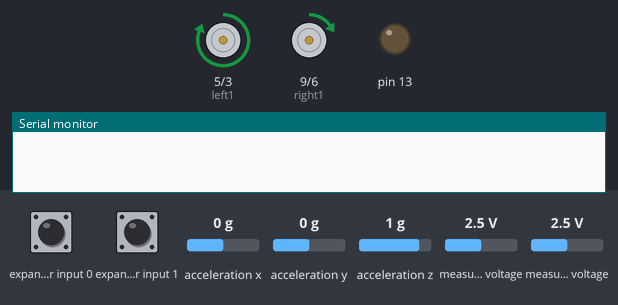
Bench run of a sketch on a simulated Arduino Uno, built with avr-gcc and run on an emulated ATmega328P. Shown: motor-driver pin pairs drawn as motors (green arrow = first pin HIGH = forward, orange = second pin HIGH = backward, longer = more drive), output pins drawn as LEDs (lit = HIGH), the last lines printed to the serial monitor. Wiring (inferred from the names in the program): Wii Nunchuk at I2C address 0x52. Inputs (shaded band) come from the test bench; at power-on: measured voltage 2.5 V, expander input 0 HIGH, acceleration x 0 g, acceleration y 0 g, expander input 1 HIGH, acceleration z 1 g.

Above: at 1.2 s.
1.3 s: measured voltage (sensor 200) set to 0.1 V
At 2.0 s:
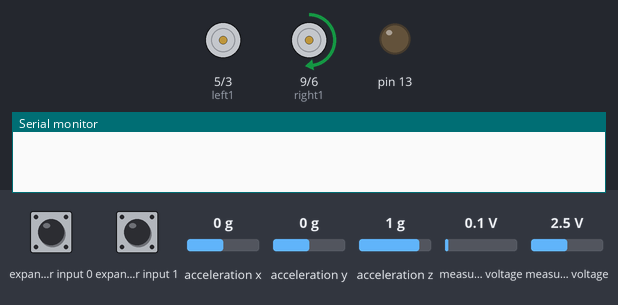
2.8 s: measured voltage (sensor 201) set to 0.1 V
At 3.9 s:
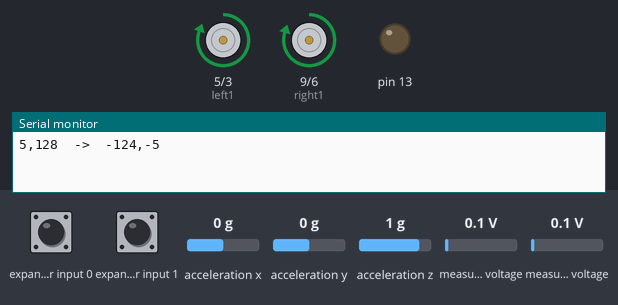
4.3 s: expander input 0 pulled LOW for 0.15 s
At 4.7 s:
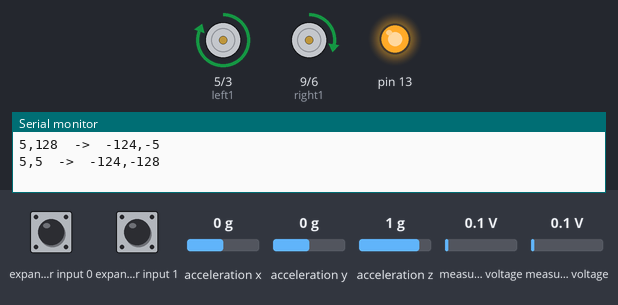
5.9 s: acceleration x set to -0.2 g
At 6.8 s:
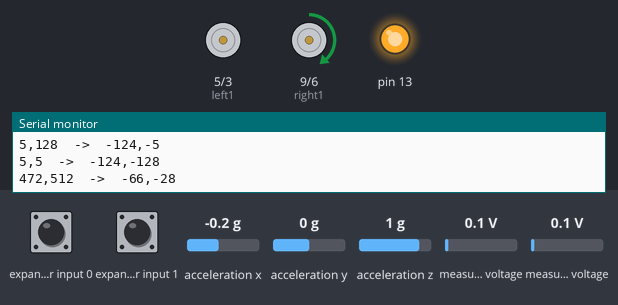
7.4 s: acceleration y set to -0.3 g
At 8.6 s:
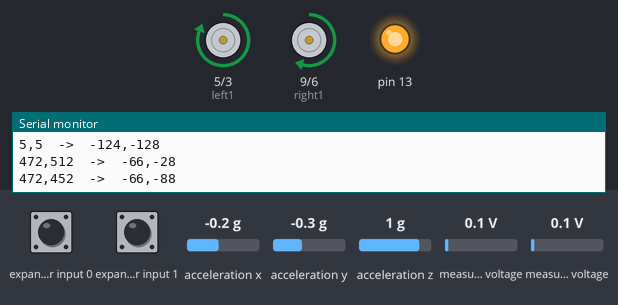
8.9 s: acceleration x set to -0.5 g
At 9.5 s:
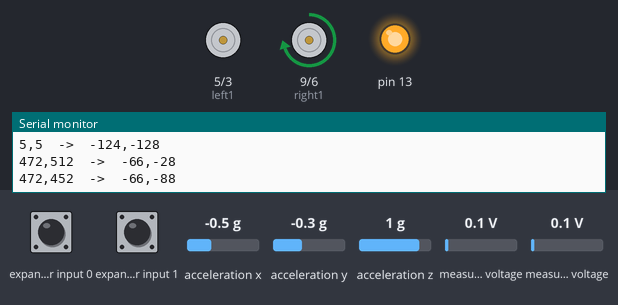
Timing chart, 0 to 11.4 s (numbered marks = the images above; inputs shaded):
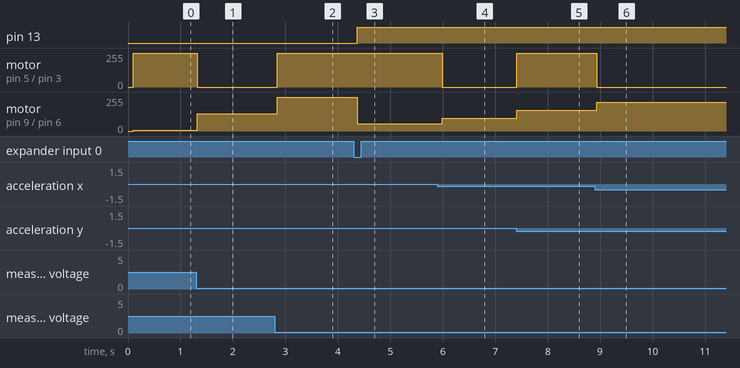

Measured:
- the behaviour switches between 0 and -0.1 g on acceleration x (found by bisection; images 3 and 4)
- the behaviour switches between -0.1 and -0.2 g on acceleration y (found by bisection; images 4 and 5)
- the behaviour switches between -0.3 and -0.4 g on acceleration x (found by bisection; images 5 and 6)
- after the input at 1.3 s, motor on pin 5 (left1) / pin 3 (left2): forward 255/255 → stopped at once; motor on pin 9 (right1) / pin 6 (right2): forward 6/255 → forward 129/255 at once
- after the input at 2.8 s, motor on pin 5 (left1) / pin 3 (left2): stopped → forward 255/255 at once; motor on pin 9 (right1) / pin 6 (right2): forward 129/255 → forward 252/255 at once
- after the input at 4.3 s, pin 13: LOW → HIGH after 0.07 s; motor on pin 9 (right1) / pin 6 (right2): forward 252/255 → forward 54/255 after 0.07 s
- after the input at 5.9 s, motor on pin 5 (left1) / pin 3 (left2): forward 255/255 → stopped after 0.09 s; motor on pin 9 (right1) / pin 6 (right2): forward 54/255 → forward 94/255 after 0.09 s
- after the input at 7.4 s, motor on pin 5 (left1) / pin 3 (left2): stopped → forward 255/255 at once; motor on pin 9 (right1) / pin 6 (right2): forward 94/255 → forward 154/255 at once
- after the input at 8.9 s, motor on pin 5 (left1) / pin 3 (left2): forward 255/255 → stopped at once; motor on pin 9 (right1) / pin 6 (right2): forward 154/255 → forward 214/255 at once

The sketch:

Wii_Ardubot.ino
```cpp
/*
 (Copy and paste)
 Sparkfun Ardubot + Nunchuck adapter + wireless Nunchuck controller from Logic3

 Adapted from :
 http://www.arduino.cc/cgi-bin/yabb2/YaBB.pl?num=1259091426

 Right motor is controlled by pin 9 and pin 6,
 Left motor is controlled by pin 5 and pin 3

 Nunchuck receiver power is connected to Arduino +3.3v and GND
 SDA (data line) is connected to Arduino analog input pin 4,
 SCL (clock line) is connected to Arduino analog input pin 5.

 Button "Z" is used to switch between joystick (default) control and accelerometer control

 // read out a Wii Nunchuck controller
 // adapted to work with wireless Nunchuck controllers of third party vendors by Michael Dreher <michael@5dot1.de>
 // use "The New Way" of initialization
 <http://wiibrew.org/wiki/Wiimote#The_New_Way>

 */

const byte WII_IDENT_LEN = 6;
const byte WII_TELEGRAM_LEN = 6;
const byte WII_NUNCHUCK_TWI_ADR = 0x52;

const byte right1 = 9; // Right motor control 1
const byte right2 = 6; // Right motor control 2

const byte left1 = 5; // Left motor control 1
const byte left2 = 3; // Left motor control 2

//const byte joy_x_mid = 133;    // Sample value
//const byte joy_y_mid = 130;    // Sample value
const byte joy_x_mid = 129;
const byte joy_y_mid = 133;

const int acc_x_mid = 538;
const int acc_y_mid = 540;

int button_state = 1; // variable for reading the Z-button status
int led_state = 0;    // variable containing LED status
int change = 0;
int loop_counter = 0;

#include <Wire.h>

byte outbuf[WII_TELEGRAM_LEN]; // array to store arduino output
int cnt = 0;

void setup()
{

  Wire.begin(); // initialize i2c

  pinMode(right1, OUTPUT);
  pinMode(right2, OUTPUT);
  pinMode(left1, OUTPUT);
  pinMode(left2, OUTPUT);
  pinMode(13, OUTPUT);
  Serial.begin(9600);

  nunchuck_init(0); // send the initialization handshake
}

// params:
// timeout: abort when timeout (in ms) expires, 0 for unlimited timeout
// return: 0 == ok, 1 == timeout
byte nunchuck_init(unsigned short timeout)
{
  byte rc = 1;
  unsigned long time = millis();
  do
  {
    Wire.beginTransmission(WII_NUNCHUCK_TWI_ADR); // transmit to device 0x52
    Wire.write((byte)0xF0); // sends memory address
    Wire.write((byte)0x55); // sends data.
    if(Wire.endTransmission() == 0) // stop transmitting
    {
      Wire.beginTransmission(WII_NUNCHUCK_TWI_ADR); // transmit to device 0x52
      Wire.write((byte)0xFB); // sends memory address
      Wire.write((byte)0x00); // sends sent a zero.
      if(Wire.endTransmission() == 0) // stop transmitting
      {
        rc = 0;
      }
    }
  }
  while (rc != 0 && (!timeout || ((millis() - time) < timeout)));
  return rc;
}


void clearTwiInputBuffer(void)
{
  // clear the receive buffer from any partial data
  while( Wire.available())
    Wire.read();
}


void send_zero ()
{
  // I don't know why, but it only works correct when doing this exactly 3 times
  // otherwise only each 3rd call reads data from the controller (cnt will be 0 the other times)
  for(byte i = 0; i < 3; i++)
  {
    Wire.beginTransmission (WII_NUNCHUCK_TWI_ADR); // transmit to device 0x52
    Wire.write((byte)0x00); // sends one byte
    Wire.endTransmission(); // stop transmitting
    //delay(1);
  }
}

void loop (){
  delay(100);
  send_zero(); // send the request for next bytes
  Wire.requestFrom(WII_NUNCHUCK_TWI_ADR, WII_TELEGRAM_LEN); // request data from nunchuck

  for (cnt = 0; (cnt < WII_TELEGRAM_LEN) && Wire.available(); cnt++)
  {
    outbuf[cnt] = Wire.read(); // receive byte as an integer
  }

  // debugging

  clearTwiInputBuffer();

  // If we received the 6 bytes, then use them ...
  if (cnt >= WII_TELEGRAM_LEN){
    button_state = bitRead(outbuf[5], 0); // Read input value
    if (button_state == 0) {              // Check if Z-button is  pressed
      // Yes, input is 0
      // If LED is on, turn it off
      // If LED is off, turn it on
      if ((led_state == 0) && (change == 0)){
        digitalWrite(13, HIGH);           // turn LED ON, accel control
        led_state = 1;
        change = 1;                       // Set change, prevent new change
      }
      if ((led_state == 1) && (change == 0)){
        digitalWrite(13, LOW);            // turn LED OFF, joystick control
        led_state = 0;
        change = 1;                       // Set change, prevent new change
      }
    }
    else {                                // Z-button released,
      change = 0;                         // input is HIGH again, reset change,
    }                                     // allow new change

    if(led_state == 0){                   // Joystick control
      byte joy_x = outbuf[0];
      byte joy_y = outbuf[1];

      int xval = joy_x - joy_x_mid;
      int yval = joy_y - joy_y_mid;

      if(yval >= 0){
        leftForw(constrain(yval + xval, 0, 255));
        rightForw(constrain(yval - xval, 0, 255));
      }
      if(yval < 0){
        leftBackw(constrain(-yval + xval, 0, 255));
        rightBackw(constrain(-yval - xval, 0, 255));
      }
      if (loop_counter == 20){
        loop_counter = 0;
        Serial.print(joy_x);
        Serial.print(",");
        Serial.print(joy_y);
        Serial.print("\t->\t");
        Serial.print(xval);
        Serial.print(",");
        Serial.print(yval);
        Serial.println("");
      }
    }
  }
  if(led_state == 1){                     // Accelerometer control
    unsigned int accel_x_axis = outbuf[2] << 2;
    unsigned int accel_y_axis = outbuf[3] << 2;

    if (bitRead(outbuf[5], 2) == 1){
      bitSet(accel_x_axis, 1);
    }
    if (bitRead(outbuf[5], 3) == 1){
      bitSet(accel_x_axis, 0);
    }
    if (bitRead(outbuf[5], 4) == 1){
      bitSet(accel_y_axis, 1);
    }
    if (bitRead(outbuf[5], 5) == 1){
      bitSet(accel_y_axis, 0);
    }
    int xval = accel_x_axis - acc_x_mid;
    int yval = accel_y_axis - acc_y_mid;

    if(yval >= 0){
      leftForw(constrain(yval + xval, 0, 255));
      rightForw(constrain(yval - xval, 0, 255));
    }
    if(yval < 0){
      leftBackw(constrain(-yval + xval, 0, 255));
      rightBackw(constrain(-yval - xval, 0, 255));
    }
    if (loop_counter == 20){
      loop_counter = 0;
      Serial.print(accel_x_axis);
      Serial.print(",");
      Serial.print(accel_y_axis);
      Serial.print("\t->\t");
      Serial.print(xval);
      Serial.print(",");
      Serial.print(yval);
      Serial.println("");
    }
  }
  loop_counter++;
}

void rightForw(byte speed){              // Motor code blocks
  digitalWrite(right1, LOW);
  analogWrite(right2, speed);
}
void rightBackw(byte speed){
  analogWrite(right1, speed);
  digitalWrite(right2, LOW);
}

void leftForw(byte speed){
  analogWrite(left1, LOW);
  digitalWrite(left2, speed);
}
void leftBackw(byte speed){
  digitalWrite(left1, speed);
  analogWrite(left2, LOW);
}
```
